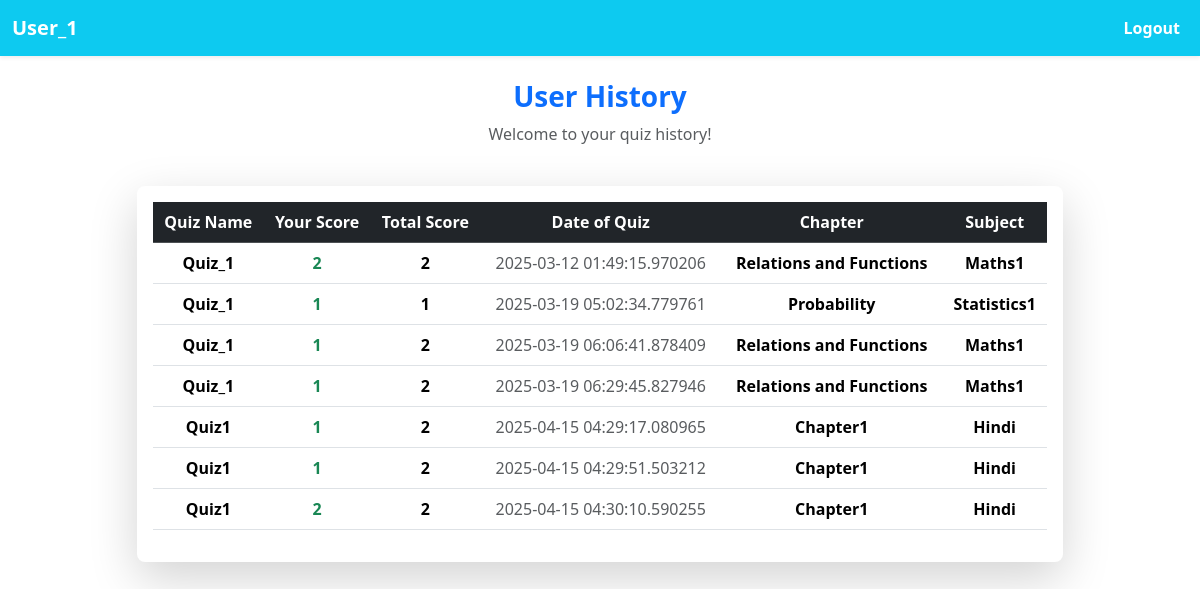
The page /user/history (signed in) on the database its author committed.
### main.py (models this page shows)
class Users(db.Model):
    __tablename__ = 'users'
    id = db.Column(db.Integer, primary_key=True)
    name=db.Column(db.String(80),nullable=False)
    email=db.Column(db.String(120), unique=True, nullable=False)
    password=db.Column(db.String(120), nullable=False)
    quali=db.Column(db.String(120), nullable=False)
    dob=db.Column(db.String(120), nullable=False)
    is_admin=db.Column(db.Boolean, nullable=False,default=False)
    scores=db.relationship('Scores', back_populates='user' ,cascade='all, delete-orphan')

class Scores(db.Model):
    __tablename__ = 'scores'
    id=db.Column(db.Integer, primary_key=True)
    score=db.Column(db.Integer, nullable=False)
    user_id=db.Column(db.Integer, db.ForeignKey('users.id'), nullable=False)
    quiz_id=db.Column(db.Integer, db.ForeignKey('quizzes.id'), nullable=False)
    time_stamp=db.Column(db.DateTime, nullable=False)
    total_score=db.Column(db.Integer, nullable=False)
    quiz=db.relationship('Quizzes', back_populates='scores')
    user=db.relationship('Users', back_populates='scores')

class Quizzes(db.Model):
    __tablename__ = 'quizzes'
    id=db.Column(db.Integer, primary_key=True)
    name=db.Column(db.String(120), nullable=False)
    date_of_quiz=db.Column(db.Date, nullable=False)
    time_duration=db.Column(db.Integer, nullable=False)
    remarks=db.Column(db.String(120), nullable=False)
    chapter_id=db.Column(db.Integer, db.ForeignKey('chapters.id'), nullable=False)
    chapter=db.relationship('Chapters', back_populates='quiz')
    question=db.relationship('Questions', back_populates='quiz', cascade='all, delete-orphan')
    scores=db.relationship('Scores', back_populates='quiz', cascade='all, delete-orphan')

class Chapters(db.Model):
    __tablename__ = 'chapters'
    id=db.Column(db.Integer,primary_key=True)
    name=db.Column(db.String(80),nullable=False)
    description=db.Column(db.String(120), nullable=False)
    subject_id=db.Column(db.Integer, db.ForeignKey('subjects.id'), nullable=False)
    sub=db.relationship('Subjects', back_populates='chap')
    quiz=db.relationship('Quizzes', back_populates='chapter', cascade='all, delete-orphan')

class Subjects(db.Model):
    __tablename__ = 'subjects'
    id=db.Column(db.Integer,primary_key=True)
    name=db.Column(db.String(80),nullable=False)
    description=db.Column(db.String(120), nullable=False)
    chap=db.relationship('Chapters', back_populates='sub', cascade='all, delete-orphan')

### main.py (the view)
@app.route('/user/history')
def user_history():
    if 'user' in session:
        user = Users.query.filter_by(id=session['user']).first()
        scores = Scores.query.filter_by(user_id=user.id).all()
        return render_template('history.html' , scores = scores , user = user)
    return redirect('/login')

### templates/history.html
{% extends "index.html" %}
{% block content %}
<nav class="navbar navbar-expand-lg bg-info shadow-sm mb-4">
    <div class="container-fluid">
        <a class="navbar-brand fw-bold text-white" href="/user">{{ user.name }}</a>
        <ul class="navbar-nav ms-auto">
            <li class="nav-item">
                <a class="nav-link text-white fw-semibold" href="/user_logout">Logout</a>
            </li>
        </ul>
    </div>
</nav>
<div class="container">
    <div class="row justify-content-center">
        <div class="col-md-10 text-center mb-4">
            <h3 class="fw-bold text-primary">User History</h3>
            <p class="text-muted">Welcome to your quiz history!</p>
        </div>
        <div class="col-md-10">
            <div class="table-responsive shadow-lg rounded-3 p-3 bg-white">
                <table class="table table-hover text-center">
                    <thead class="table-dark">
                        <tr>
                            <th>Quiz Name</th>
                            <th>Your Score</th>
                            <th>Total Score</th>
                            <th>Date of Quiz</th>
                            <th>Chapter</th>
                            <th>Subject</th>
                        </tr>
                    </thead>
                    <tbody>
                        {% for score in scores %}
                        <tr>
                            <td class="fw-bold">{{ score.quiz.name }}</td>
                            <td class="text-success fw-semibold">{{ score.score }}</td>
                            <td class="fw-semibold">{{ score.total_score }}</td>
                            <td class="text-muted">{{ score.time_stamp }}</td>
                            <td class="fw-semibold">{{ score.quiz.chapter.name }}</td>
                            <td class="fw-semibold">{{ score.quiz.chapter.sub.name }}</td>
                        </tr>
                        {% endfor %}
                    </tbody>
                </table>
            </div>
        </div>
    </div>
</div>
{% endblock %}

### rows shown on the page
Users: name "User_1"
Scores: quiz.name "Quiz_1", score "2", total_score "2", time_stamp "2025-03-12 01:49:15.970206", quiz.chapter.name "Relations and Functions", quiz.chapter.sub.name "Maths1"
Scores: quiz.name "Quiz_1", score "1", total_score "1", time_stamp "2025-03-19 05:02:34.779761", quiz.chapter.name "Probability", quiz.chapter.sub.name "Statistics1"
Scores: quiz.name "Quiz_1", score "1", total_score "2", time_stamp "2025-03-19 06:06:41.878409", quiz.chapter.name "Relations and Functions", quiz.chapter.sub.name "Maths1"
Scores: quiz.name "Quiz_1", score "1", total_score "2", time_stamp "2025-03-19 06:29:45.827946", quiz.chapter.name "Relations and Functions", quiz.chapter.sub.name "Maths1"
Scores: quiz.name "Quiz1", score "1", total_score "2", time_stamp "2025-04-15 04:29:17.080965", quiz.chapter.name "Chapter1", quiz.chapter.sub.name "Hindi"
Scores: quiz.name "Quiz1", score "1", total_score "2", time_stamp "2025-04-15 04:29:51.503212", quiz.chapter.name "Chapter1", quiz.chapter.sub.name "Hindi"
Scores: quiz.name "Quiz1", score "2", total_score "2", time_stamp "2025-04-15 04:30:10.590255", quiz.chapter.name "Chapter1", quiz.chapter.sub.name "Hindi"
